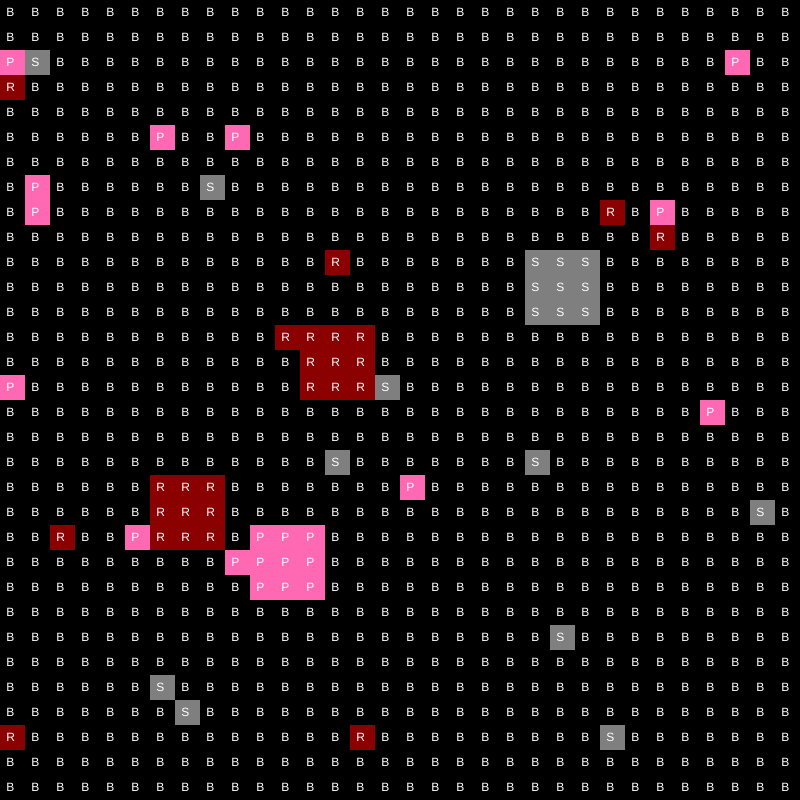
Frame 1 (no input)
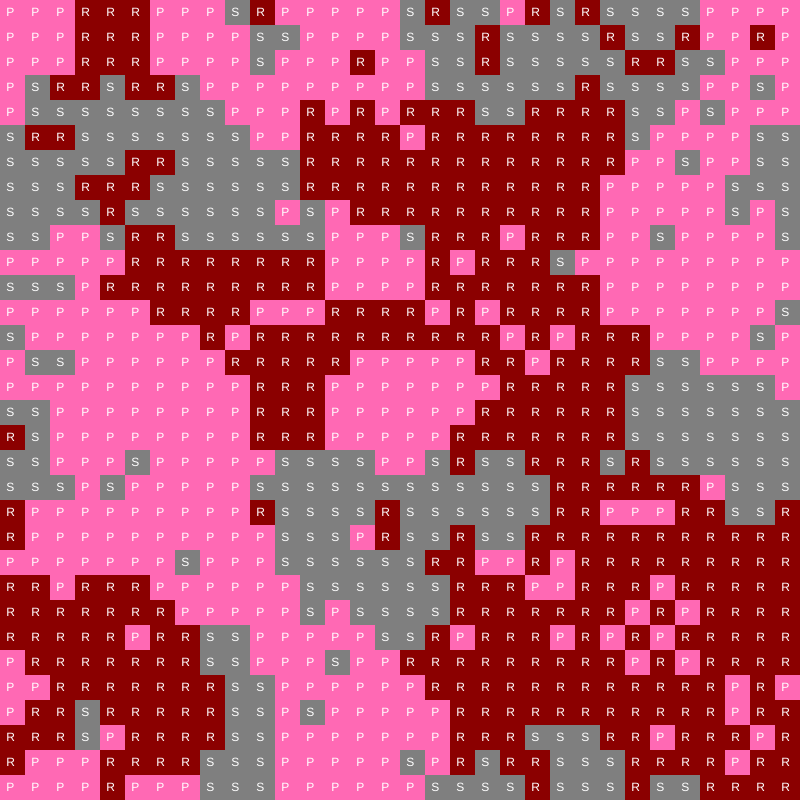
Frame 60 (no input)
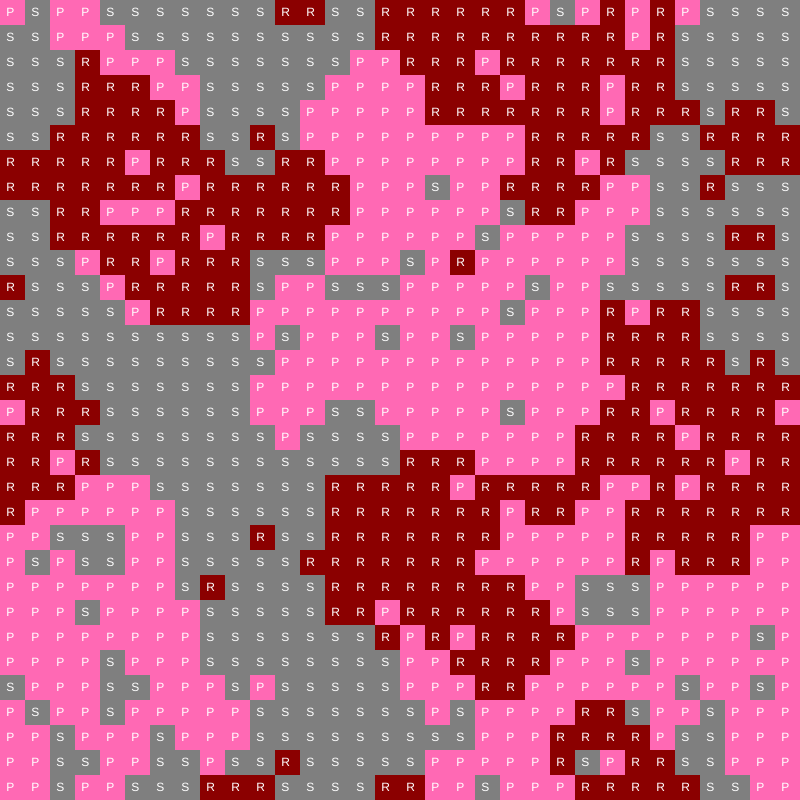
Frame 120 (the mouse pressed at the canvas centre since frame 60)

The p5.js sketch that drew these frames (run headless with seeded random() and noise() and a simulated clock; from frame 60 on, the mouse is pressed at the canvas centre):

// p5.js sketch
// ── sketch.js
let cnv;
let grid = [];
let nextGrid = [];
let pop = ["R", "P", "S","B"];
let gsz = 32//10//80; // 32
let sz = 25//80;//10  //25
let gen = 1;
let clr;

function setup() {
  // center canvas in sketch
  cnv = createCanvas(800, 800);
  let cx = floor((windowWidth - cnv.width) / 2);
  let cy = floor((windowHeight - cnv.height) / 2);
  cnv.position(cx, cy);
  background(127);
  clr = [color(139, 0, 0), color(255, 105, 180), color(127), color(0)];
  textAlign(LEFT, TOP);
  noStroke()//stroke(255);
  makeGrid();
  showGrid();
  frameRate(20)
   
}

function draw(){
  updateGrid2();
  showGrid();
  //noLoop()
}

function makeGrid() {
  for (let j = 0; j < gsz; j++) {
    grid[j] = [];
    for (let i = 0; i < gsz; i++) {
      grid[j][i] = "B" //random(pop); // put in a random
    }
  }
  grid[14][13]= "R"
  grid[22][11]= "P"
  grid[11][22]= "S"
  grid[20][7] = "R"

  for (let j = 0; j < gsz; j++) {
    nextGrid[j] = [];
    for (let i = 0; i < gsz; i++) {
      nextGrid[j][i] = grid[j][i];
    }
  }
}

function showGrid() {
  //print(grid);
  for (let j = 0; j < gsz; j++) {
    for (let i = 0; i < gsz; i++) {
      fill(clr[pop.indexOf(grid[j][i])]);
      rect(i * sz, j * sz, sz, sz);

      fill(255);
      text(grid[j][i], i * sz + sz / 4, j * sz + sz / 4);
    }
  }
}

function updateGrid() {
  // if any in the neighborhood kill you you die
  // small prob of mutation to when copying
  // loop through all cells
  for (let j = 0; j < gsz ; j++) {
    for (let i = 0; i < gsz ; i++) {
      //if anything can kill it will
      // make neighbors array
      let na = [];
      for (let y = -1; y <= 1; y++) {
        for (let x = -1; x <= 1; x++) {
          ny = (j+y+gsz)%gsz
          nx = (i+x+gsz)%gsz
          na.push(grid[ny][nx]);
        }
      }
      //print(grid[j][i], na);

      // check if its killer is in the neighbor array
      if (grid[j][i] === "R" && na.includes("P")) {
        // paper beats rock, change to paper
        nextGrid[j][i] = "P";
        //print("paper kills rock");
      } else if (grid[j][i] === "P" && na.includes("S")) {
        // scissors beat paper, change to scissors
        nextGrid[j][i] = "S";
      } else if (grid[j][i] === "S" && na.includes("R")) {
        // rock kills scissors 
        nextGrid[j][i] = "R";
      } else {
        // no killer not die 
        nextGrid[j][i] = grid[j][i];
    }
  }
}

  // copy new grid into old grid

  for (let j = 0; j < gsz; j++) {
    for (let i = 0; i < gsz; i++) {
      // sometimes make a copy error
      if(random(1)<0.0){
        grid[j][i]= random(pop)
        print("bing")
      }else{
       grid[j][i] = nextGrid[j][i];
      }
     
    }
  }
  
}


function updateGrid2() {
  //print("ding")
  // if the neighborhood has more of that cell's killer kind than numbers of that cell's kind it is replaced with killers kind (more not any) 
  // if cell is empty it takes the color of the kind (R,P,S) that is most in that neighborhood
  /*
  const arr = ['a', 'b', 'a', 'a', 'c', 'c'];

const count = {};

for (const element of arr) {
  if (count[element]) {
    count[element] += 1;
  } else {
    count[element] = 1;
  }
}

  */
  // loop through all cells
  for (let j = 0; j < gsz ; j++) {
    for (let i = 0; i < gsz ; i++) {
      //if anything can kill it will
      // make neighbors array
      let na ={R:0,P:0,S:0,B:0} // I know what the data will look like already, so I don't need the above structure 
      // maybe I dont need to count blank spaces but will then I will remove them. I may use this later
      for (let y = -1; y <= 1; y++) {
        for (let x = -1; x <= 1; x++) {
          ny = (j+y+gsz)%gsz // use modulo to handle edges
          nx = (i+x+gsz)%gsz
          if(grid[ny][nx]== "R") na.R+=1;
          else if(grid[ny][nx]== "P") na.P+=1;
          else if(grid[ny][nx]== "S") na.S+=1;
          else if(grid[ny][nx]== "B") na.B+=1;

        }
      }
      //print(na)
      // sort neighbors array
      // Convert the object into an array of key-value pairs
      const keyValueArray = Object.entries(na);

      // Sort the array based on values in descending order
      keyValueArray.sort((a, b) => b[1] - a[1]);

      // Create a new object from the sorted array
      const sortedNeigh = Object.fromEntries(keyValueArray);
      
      //console.log(sortedNeigh)

      // delete the blank spaces from sorted list so you don't fill with blank
      delete sortedNeigh.B

      const largestKey = Object.keys(sortedNeigh)[0];
      // check for all zero
      let rpsTotal = na.P+na.S+na.R

      // the grid cell is blank
      if (grid[j][i]==="B" && rpsTotal >0 ){
        // if cell == B  then fill with largest key that is not B
        //print("oof")

         
         nextGrid[j][i] = largestKey

      }
      else if(grid[j][i] === "R" && (na.P>na.R)) {
        // paper beats rock, change to paper
        nextGrid[j][i] = "P";
        //print("paper kills rock");
      } else if (grid[j][i] === "P" && (na.S>na.P)) {
        // scissors beat paper, change to scissors
        nextGrid[j][i] = "S";
      } else if (grid[j][i] === "S" && (na.R>na.S)) {
        // rock kills scissors
        nextGrid[j][i] = "R";
      } else {
        // no killer not die 
        
        nextGrid[j][i] = grid[j][i];
    }
  }
}

  // copy new grid into old grid
  //let mcount =0 // to count number of mutations each generation 
  for (let j = 0; j < gsz; j++) {
    for (let i = 0; i < gsz; i++) {
      // sometimes make a copy error
      if(random(1)<0.03){
        grid[j][i]= random(["R","P","S"])
        
        //mcount++
      }else{
       grid[j][i] = nextGrid[j][i];
      }
     
    }
  }
  //print(mcount)
  
}
